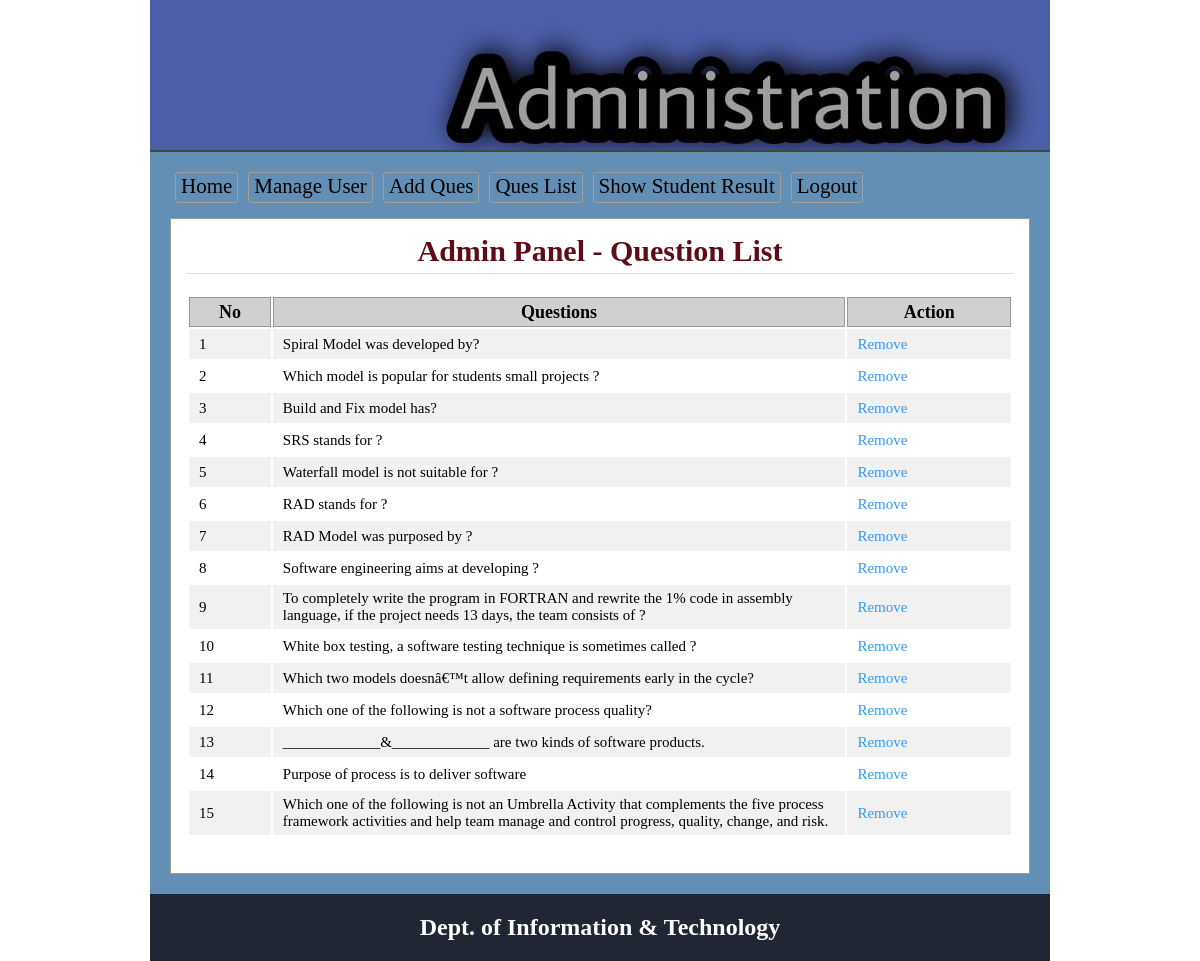
/admin/queslist.php (signed in), run on the app's committed database.
### tables this page shows
CREATE TABLE `tbl_ques` (
  `id` int(11) NOT NULL,
  `quesNo` int(11) NOT NULL,
  `ques` text NOT NULL
);

### lib/Database.php (called while the page is built, shortened)
<?php
Class Database{
	public $host   = DB_HOST;
	public $user   = DB_USER;
	public $pass   = DB_PASS;
	public $dbname = DB_NAME;
	public $link;
	private function connectDB(){
	$this->link = new mysqli($this->host, $this->user, $this->pass, $this->dbname);
 }
	public function select($query){
		$result = $this->link->query($query) or die($this->link->error.__LINE__);
		if($result->num_rows > 0){
			return $result;
		} else {
			return false;
		}
	}
}

### classes/Exam.php (called while the page is built, shortened)
<?php
    $filepath = realpath(dirname(__FILE__));
	include_once ($filepath.'/../lib/Database.php');
class Exam{
	private $db;
	public function __construct(){
		$this->db = new Database();
	}
	public function getQueByOrder(){
		$query = "select * from tbl_ques order by quesNo ASC";
		$result = $this->db->select($query);
		return $result;
	}
}
?>

### admin/queslist.php (the view, shortened to what this page needs)
<?php
    $filepath = realpath(dirname(__FILE__));
	include_once ($filepath.'/inc/header.php');
	include_once ($filepath.'/../classes/Exam.php');
	$exm = new Exam();
?>
<div class="main">
	<h1>Admin Panel - Question List</h1>
		<div class = "quelist">
			<table class = "tblone">
			<tr>
				<th width = "10%">No</th>
				<th width = " 70%">Questions</th>
				<th width = "20%">Action</th>
			</tr>
	<?php
	$getData = $exm->getQueByOrder();
	if($getData){
		$i = 0;
		while($result = $getData->fetch_assoc()){
			$i++;
	?>
			<tr>
				<td><?php echo $i; ?></td>
				<td><?php echo $result['ques']; ?></td>
				<td>
					<a onclick = "return confirm('Are you sure to Remove')" href = "?delque=<?php echo $result['quesNo']; ?>" style="text-decoration:none;">Remove</a>
				</td>
			</tr>
	<?php } } ?>
			</table>
</div>
<?php include 'inc/footer.php'; ?>

### admin/inc/header.php (shortened to what this page needs)
<?php
    include_once ("../lib/Database.php");
?>
<!doctype html>
<html>
<head>
	<link rel="stylesheet" href="css/style.css">
</head>
<body>
<div class="phpcoding">
	<section class="headeroption"></section>
		<section class="maincontent">
		<div class="menu">
		<ul>
			<li><a href="index.php">Home</a></li>
			<li><a href="users.php">Manage User</a></li>
			<li><a href="quesadd.php">Add Ques</a></li>
			<li><a href="queslist.php">Ques List</a></li>
			<li><a href="result.php">Show Student Result</a></li>
			<li><a href="?action=logout">Logout</a></li>
		</ul>
	 </div>

### admin/inc/footer.php
 </section>
<section class="footeroption">
		<h2><?php echo "Dept. of Information & Technology"; ?></h2>
	</section>
</div>
</body>
</html>

### admin/css/style.css (style rules this page uses)
* { margin:0;padding:0;outline:none }
body { font-family:verdana }
.phpcoding { width:900px; margin: 0 auto;background:#638FB4 }
.headeroption { background: #444 url("../img/adminbanner.jpeg") no-repeat scroll 0 0; border-bottom: 2px solid #444444; height: 150px; }
.footeroption { background:#202633;color:#fff;text-align:center;padding:20px; font-family: "Times New Roman", Georgia, Serif; }
.headeroption h2, .footeroption h2 { margin:0;font-size:24px }
.maincontent { font-size: 18px; min-height: 430px; padding: 20px; }
.tblone { width:100%;border:1px solid #fff;margin:20px 0 }
.tblone td { font-size: 15px; padding: 5px 10px; }
table.tblone th { background-color: #d0d0d0; border: 1px solid #999; }
table.tblone tr:nth-child(2n+1) { background:#fff;height:30px; }
table.tblone tr:nth-child(2n) { background:#f1f1f1;height:30px; }
.tblone td a { color:#3399FF; }
.main { background: #fff none repeat scroll 0 0; border: 1px solid #999; margin-top: 10px; min-height: 368px; padding: 15px; width: 828px; }
.main h1 { border-bottom: 1px solid #ddd; text-align: center; color: #766063; margin: 0 0 5px; padding-bottom: 5px; }
.menu { overflow:hidden; }
.menu ul { margin:0;padding:0;list-style:none }
.menu ul li { display:block;float:left; }
.menu ul li a { border: 1px solid #9f9f9f; border-radius: 3px; color: #010002; font-family: "Times New Roman", Times, serif; display: block; font-size: 21px; margin: 0 5px 5px; padding: 1px 5px 3px; text-decoration: none; }

### admin/queslist.php (style rules this page uses)
.main h1 { font-family: "Times New Roman", Georgia, Serif; font-size: 30px; color:#5e0c17; }

### data on the page
tbl_ques: ques "Spiral Model was developed by?"
tbl_ques: ques "Which model is popular for students small projects ?"
tbl_ques: ques "Build and Fix model has?"
tbl_ques: ques "SRS stands for ?"
tbl_ques: ques "Waterfall model is not suitable for ?"
tbl_ques: ques "RAD stands for ?"
tbl_ques: ques "RAD Model was purposed by ?"
tbl_ques: ques "Software engineering aims at developing ?"
tbl_ques: ques "To completely write the program in FORTRAN and rewrite the 1% code in assembly language, if the project needs 13 days, the team consists of ?"
tbl_ques: ques "White box testing, a software testing technique is sometimes called ?"
tbl_ques: ques "Which two models doesnâ€™t allow defining requirements early in the cycle?"
tbl_ques: ques "Which one of the following is not a software process quality?"
tbl_ques: ques "_____________&_____________ are two kinds of software products."
tbl_ques: ques "Purpose of process is to deliver software"
tbl_ques: ques "Which one of the following is not an Umbrella Activity that complements the five process framework activities and help team manage and control progress, quality, change, and risk."
